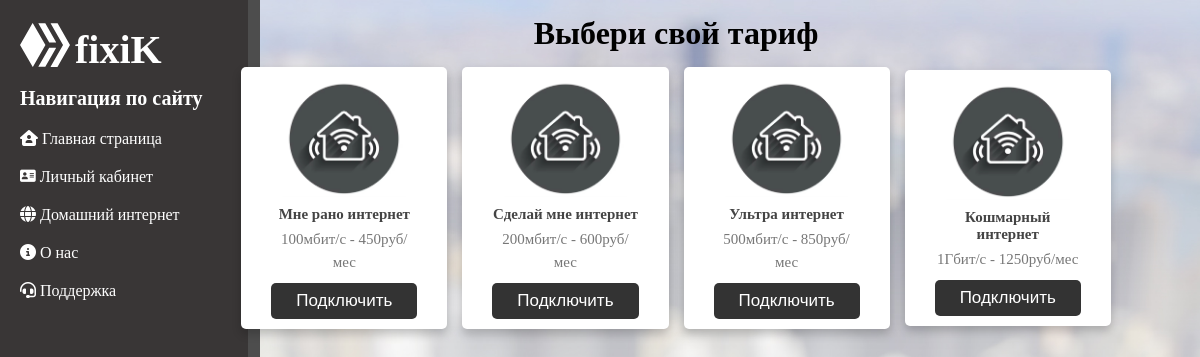
Page /catalog/ on the committed database.
### services/models.py (models this page shows, shortened)
class Categories(models.Model):
    name = models.CharField(max_length=150, unique=True, verbose_name='Название')
    slug = models.SlugField(max_length=200, unique=True, blank=True, null=True, verbose_name='URL')
    class Meta:
        db_table = 'category'
        verbose_name = 'Категорию услуг'
        verbose_name_plural = 'Категории услуг'

class Services(models.Model):
    name = models.CharField(max_length=150, unique=True, verbose_name='Название')
    tarifexternalname = models.CharField(max_length=150, unique=True, blank=True)
    slug = models.SlugField(max_length=200, unique=True, blank=True, null=True, verbose_name='URL')
    description = models.TextField(blank=True, null=True, verbose_name='Описание')
    price = models.DecimalField(default=0.00, max_digits=7, decimal_places=2, verbose_name='Цена')
    category = models.ForeignKey(to=Categories, on_delete=models.PROTECT, verbose_name='Категория услуг')
    class Meta:
        db_table = 'service'
        verbose_name = 'Услугу'
        verbose_name_plural = 'Услуги'

### services/views.py (the view)
# urls.py: path('catalog/', include('services.urls', namespace='services'))
def catalog(request):
    context = {
        'title':'Домашний интернет',
    }
    return render(request, 'services/catalog.html', context=context)

### services/templatetags/service_tags.py (called while the page is built)
@register.simple_tag()
def tag_categories():
     return Categories.objects.all()

@register.simple_tag()
def tag_services():
    return Services.objects.all()

### services/templates/services/catalog.html (shortened to what this page needs)
{% extends 'mysite/base.html' %}
{% load static %}
{% load service_tags %}
{% block css %}
    <link rel="stylesheet" href="{% static 'services/css/catalog_page.css' %}">
    <link rel="stylesheet" href="{% static 'mysite/css/start_page.css' %}">
    <link rel="stylesheet" href="https://cdn.jsdelivr.net/npm/@fortawesome/fontawesome-free@6.6.0/css/fontawesome.min.css">
    <link rel="stylesheet" href="{% static 'mysite/css/awesome/css/all.css' %}">
{% endblock %}
{% block content %}
<div class='container'>
    <h1 class='heading'> Выбери свой тариф </h1>
    <div class = 'box-container'>
        {% tag_services as services %}
        {% for service in services %}
            <div class="box">
                <img src="{% static 'services/images/home-internet.jpg' %}" alt=''>
                <h3> {{ service.name }} </h3>
                <p> {{ service.description }} </p>
                <button class="button" tarifnumber="{{service.tarifexternalname}}" id="button{{forloop.counter}}"> Подключить </button>
            </div>
        {% endfor %}
    </div>
</div>
{% endblock %}

### mysite/templates/mysite/base.html (shortened to what this page needs)
{% load static %}
{% load service_tags %}
<!DOCTYPE html>
<html lang='ru'>
    <head>
        {% block css %} {% endblock %}
    </head>
    <body>
        <aside>
            <img src = "{% static 'mysite/images/hive_logo.svg' %}">
            <span class="logo">fixiK</span>
            <h3>Навигация по сайту</h3>
            <ul>
                <a href="{%url 'mysite:start-page' %}" style="text-decoration: none;"> <li> <i class="fa-solid fa-house-user" style="color: #ffffff;"></i> Главная страница</li></a>
                <a href="{%url 'mysite:login-page' %}" style="text-decoration: none;"> <li> <i class="fa-solid fa-address-card fa-sm" style="color: #ffffff;"></i> Личный кабинет </li></a>
                {% tag_categories as categories %}
                {% for category in categories %}
                    <a href="{%url 'services:catalog-page' %}" style="text-decoration: none;"> <li> <i class="fa-solid fa-globe" style="color: #ffffff;"></i> {{ category.name }} </li></a>
                {% endfor %}
                <a href="" style="text-decoration: none;"> <li> <i class="fa-solid fa-circle-info" style="color: #ffffff;"></i> О нас </li></a>
                <a href="{%url 'services:test-page' %}" style="text-decoration: none;"> <li> <i class="fa-solid fa-headset" style="color: #ffffff;"></i> Поддержка </li></a>
            </ul>
        </aside>
        {% block content %} {% endblock %}
    </body>
</html>

### services/static/services/css/catalog_page.css (style rules this page uses)
.container { padding: 15px 9%; padding-bottom: 100px; }
.container .heading { text-align: center; padding-bottom: 15px; }
.container .box-container { display: flex; grid-template-columns: repeat(auto-fit, minmax(100px, 1fr)); gap: 15px; }
.container .box-container .box { box-shadow: 0 5px 10px rgba(0,0,0,.2); border-radius: 5px; background: #fff; text-align: center; padding: 10px 30px; }
.container .box-container .box img { height: 120px; }
.container .box-container .box h3 { color: #444; font-size: 15px; padding: 5px 0; }
.container .box-container .box p { color: #777; font-size: 15px; line-height: 1.5; }
.container .box-container .box .button { margin-top: 10px; display: inline-block; background: #333; color: #fff; font-size: 17px; border: none; border-radius: 5px; padding: 8px 25px; }

### mysite/static/mysite/css/start_page.css (style rules this page uses)
* { margin: 0; padding: 0; box-sizing: border-box; text-decoration: none; transition: .2s linear; align-items: center; justify-content: center; }
body { background-image: url('../images/background.jpg'); background-size: cover; }
aside { float: left; background: #393636; width: 260px; padding: 20px; height: 100vh; color: #fff; border-right: 12px solid #4d4d4d; }
aside img { width: 50px; float: left; }
aside .logo { font-size: 40px; margin-left: 5px; font-weight: bold; position: relative; top: 6px; }
aside h3 { margin-top: 20px; font-size: 20px; float: none; }
aside ul { list-style: none; }
aside ul li { color:#fff; display: block; margin-top: 20px; transition: all .6s ease; }

### rows in the picture
Categories: name "Домашний интернет"
Services: name "Мне рано интернет", description "100мбит/с - 450руб/мес"
Services: name "Сделай мне интернет", description "200мбит/с - 600руб/мес"
Services: name "Ультра интернет", description "500мбит/с - 850руб/мес"
Services: name "Кошмарный интернет", description "1Гбит/с - 1250руб/мес"
